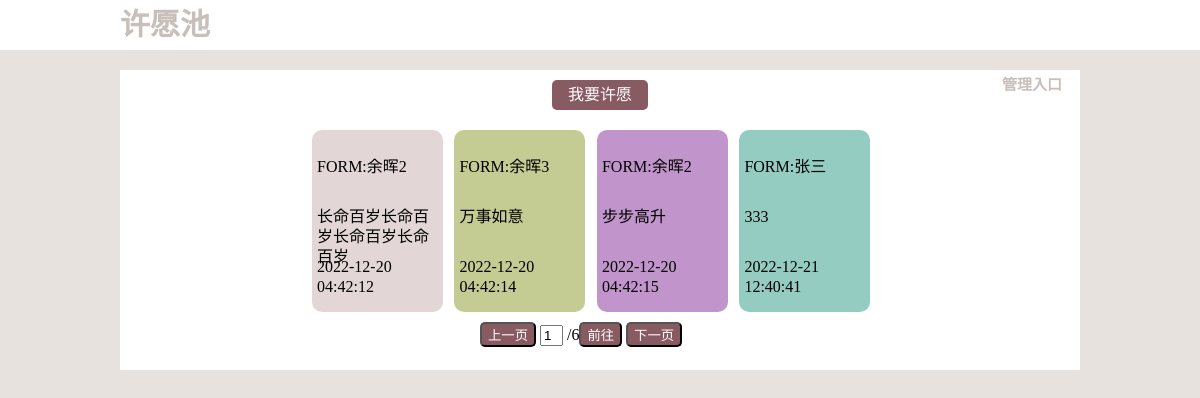
The page / on the database its author committed.
### tables this page shows
CREATE TABLE `yuanwang` (
  `id` varchar(225) DEFAULT NULL,
  `name` varchar(225) DEFAULT NULL,
  `yuanwang` varchar(225) DEFAULT NULL,
  `mima` varchar(225) DEFAULT NULL,
  `yanse` varchar(225) DEFAULT NULL,
  `time` timestamp NULL DEFAULT CURRENT_TIMESTAMP
);

### index.php (the view, shortened to what this page needs)
<!DOCTYPE html>
<html>
	<head>
		<link href="css/index.css" type="text/css" rel="stylesheet" />
	</head>
	<body>
		<header>
			<p>许愿池</p>
			<p onclick="guanli()" class="yonghuguanli">管理入口</p>
		</header>
		<section>
			<a href="#" onclick="shuru()">我要许愿</a>
			<div class="shuqian">
				<?php
			 	include_once("conn/conn.php");
				$result1=mysqli_query($conn, "SELECT (id) FROM yuanwang;");
				$yeshu=0;
				while($myrow=mysqli_fetch_assoc($result1)){
					if(intval($yeshu)< intval($myrow['id'])){
						$yeshu= $myrow['id'];
					}
					}
				$ye=0;
				if($yeshu%4==0){
					$ye=intval($yeshu/4);
				}else{
					$ye=intval($yeshu/4+1);
				}
				?>
				<?php
				$yeshu1=0;
				$yeshu2=5;
				$yeshu3=1;
				$sql2="SELECT * FROM yuanwang where id>".$yeshu1." and id<".$yeshu2.";";
				$result2=mysqli_query($conn, $sql2);
				while($myrow=mysqli_fetch_assoc($result2)){
			 ?>
			<div id="color<?php echo $myrow['id']?>"  onmouseover="xianshi(<?php echo $myrow['id']?>)" onmouseleave="yinchang(<?php echo $myrow['id']?>)">
					<div id="colora<?php echo $myrow['id']?>"><img src="img/Shanchu.png" id="xiugai<?php echo $myrow['id']?>" onclick="yanzheng2(this)"  /><img src="img/xiugai.png" id="shanchu<?php echo $myrow['id']?>" onclick="yanzheng1(this)" /> </div>
					<p>FORM:<?php echo $myrow['name']?></p>
					<p><?php echo $myrow['yuanwang']?></p>
					<p><?php echo $myrow['time']?></p>
				</div>
				<?php
				}
				?>
			</div>
			<div class="yedi">
				<div>
					<input class="anniudi" type="button" value="上一页"onclick="qiehuanyeshu1()" /> <input type="text" id="yeshu"width="15px" maxlength="8"value="<?php echo $yeshu3?>"/> /<?php echo $ye?></span><input class="anniudi" type="button" value="前往" onclick="qiehuanyeshu()" /> <input class="anniudi" type="button" value="下一页" onclick="qiehuanyeshu2()" />
				</div>
			</div>
		</section>
	</body>
</html>

### css/Index.css (style rules this page uses)
html,body,p { margin:0;padding: 0; }
a { text-decoration: none;color: black; }
html,body { width: 100%;height: 100%;background-color: #e7e2de; }
header { margin: 0; padding: 0 10%; height: 50px; width: 100%; background: white; box-sizing: border-box; }
header p { color: #c8bfba; font-size: 30px; height: 50px; line-height: 50px; font-weight: 800; }
section { margin: 20px 10% ; background: white; width: 80%; box-sizing: border-box; height: 300px; padding-top: 10px; }
section a { display: block; width: 10%; margin: 0px 45%; background: #885a62; color: white; height: 30px; line-height: 30px; text-align: center; border-radius: 5px; }
.shuqian { float: left; width: 60%; margin: 0 20%; margin-top:10px ; }
.shuqian>div { margin: 0; float: left; width: 21%; margin-right:2% ; border-radius: 10px; padding: 5px; }
.shuqian div p { float: left; width: 100%; line-height: 20px; height: 50px; }
.shuqian div div { float: left; margin-bottom: 10px; width: 100%; border-radius: 10px; }
.yedi { float: left; width:100% ; position: relative; }
.yedi>div { width: 240px; position: absolute; left: 50%; top: 10px; margin-left: -120px; }
.anniudi { background: #885a62; color: white; border-radius: 5px; }
#yeshu { width: 15px; }
.yonghuguanli { float: right; font-size: 15px; height: 70px; line-height: 70px; font-weight: 800; width: 10%; text-align: center; }

### rows shown on the page
yuanwang: name "余晖2", yuanwang "长命百岁长命百岁长命百岁长命百岁", time "2022-12-20 04:42:12"
yuanwang: name "余晖3", yuanwang "万事如意", time "2022-12-20 04:42:14"
yuanwang: name "余晖2", yuanwang "步步高升", time "2022-12-20 04:42:15"
yuanwang: name "张三", yuanwang "333", time "2022-12-21 12:40:41"
yuanwang: id "6"
